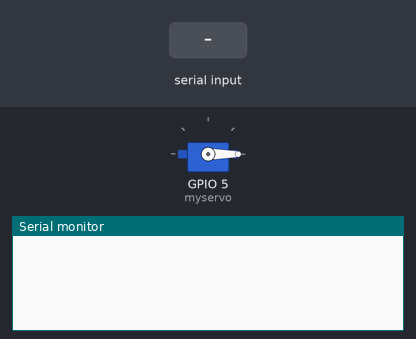
The sketch below on a simulated ESP32. Shown: servo, the last lines printed to the serial monitor. Inputs (shaded band) come from the test bench.

Above: at 2.8 s.
2.9 s: ",\n" received over Serial
At 3.6 s:
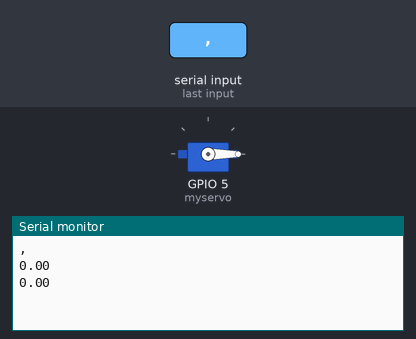
4.5 s: "1,90,45\n" received over Serial
At 6.3 s:
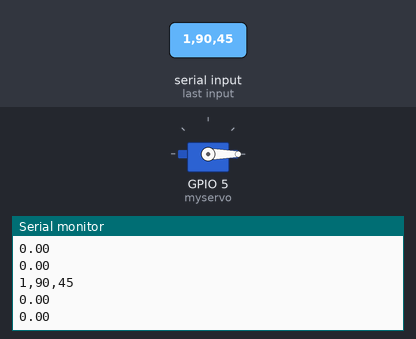

The sketch:

ServoControlSerialReading.ino
```cpp
#include <ESP32Servo.h>

Servo myservo;  // Create a servo object
int pos = 0;    // Variable to store the servo position

const int MAX_VALUES = 12; // Maximum number of values in the string

int idx1, idx2, idx3;

void setup() {
    Serial.begin(115200); // Set baud rate to 9600
    Serial.setTimeout(10);


    ESP32PWM::allocateTimer(0);
    myservo.setPeriodHertz(50);    // standard 50 hz servo
    myservo.attach(5, 1000, 2000); // attaches the servo on pin 18 to the servo object
}

void loop() {

    double values[MAX_VALUES];

    double x, y;

    if (Serial.available()) {
      // Read the incoming byte
      String incoming = Serial.readStringUntil('\n');
      Serial.print(incoming + '\n');

      // Finding the commas in the input
      idx1 = incoming.indexOf(",");
      idx2 = incoming.indexOf(",", idx1+1);
      idx3 = incoming.indexOf(",", idx2+1);

      if (idx1 != -1 && idx2 != -1 && idx3 != -1) {

        String xStr = incoming.substring(0,idx1);
        String yStr = incoming.substring(idx1+1,idx2);

        // Convert to doubles
        x = xStr.toInt();
        y = yStr.toInt();
      }

      Serial.println(x);
      Serial.println(y);
    }

    myservo.write(x);
    delay(500);
    myservo.write(y);
    delay(500);
}
```

Measured:
- after the input at 2.9 s, the serial monitor: prints a new line after 0.10 s (image 1)
- after the input at 4.5 s, the serial monitor: prints a new line after 0.50 s (image 2)
